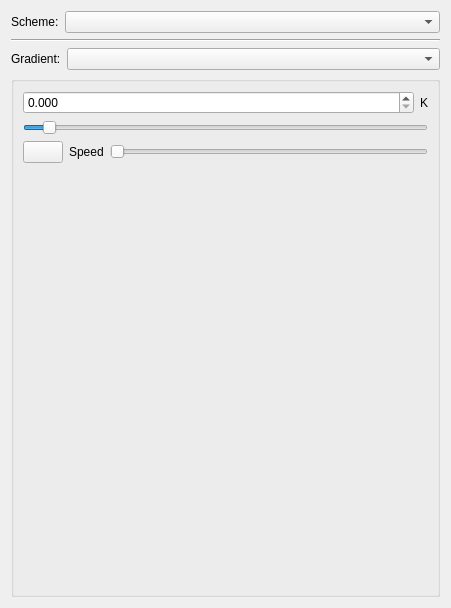
<?xml version="1.0" encoding="UTF-8"?>
<ui version="4.0">
 <class>gradientWidget</class>
 <widget class="QWidget" name="gradientWidget">
  <property name="geometry">
   <rect>
    <x>0</x>
    <y>0</y>
    <width>451</width>
    <height>608</height>
   </rect>
  </property>
  <layout class="QVBoxLayout" name="verticalLayout">
   <item>
    <layout class="QHBoxLayout" name="horizontalLayout_2">
     <property name="sizeConstraint">
      <enum>QLayout::SetDefaultConstraint</enum>
     </property>
     <item>
      <widget class="QLabel" name="label_2">
       <property name="text">
        <string>Scheme:</string>
       </property>
      </widget>
     </item>
     <item>
      <widget class="QComboBox" name="scheme_combo">
       <property name="sizePolicy">
        <sizepolicy hsizetype="Expanding" vsizetype="Fixed">
         <horstretch>0</horstretch>
         <verstretch>0</verstretch>
        </sizepolicy>
       </property>
      </widget>
     </item>
    </layout>
   </item>
   <item>
    <widget class="Line" name="line">
     <property name="orientation">
      <enum>Qt::Horizontal</enum>
     </property>
    </widget>
   </item>
   <item>
    <layout class="QHBoxLayout" name="horizontalLayout_3">
     <item>
      <widget class="QLabel" name="label_3">
       <property name="text">
        <string>Gradient:</string>
       </property>
      </widget>
     </item>
     <item>
      <widget class="QComboBox" name="gradient_combo">
       <property name="sizePolicy">
        <sizepolicy hsizetype="Expanding" vsizetype="Fixed">
         <horstretch>0</horstretch>
         <verstretch>0</verstretch>
        </sizepolicy>
       </property>
      </widget>
     </item>
    </layout>
   </item>
   <item>
    <widget class="QGroupBox" name="groupBox">
     <property name="sizePolicy">
      <sizepolicy hsizetype="Preferred" vsizetype="Minimum">
       <horstretch>0</horstretch>
       <verstretch>0</verstretch>
      </sizepolicy>
     </property>
     <property name="title">
      <string/>
     </property>
     <property name="checkable">
      <bool>false</bool>
     </property>
     <layout class="QVBoxLayout" name="verticalLayout_3">
      <item>
       <layout class="QHBoxLayout" name="horizontalLayout">
        <item>
         <widget class="QDoubleSpinBox" name="gradient_spinbox">
          <property name="decimals">
           <number>3</number>
          </property>
         </widget>
        </item>
        <item>
         <widget class="QLabel" name="lblUnit">
          <property name="sizePolicy">
           <sizepolicy hsizetype="Maximum" vsizetype="Preferred">
            <horstretch>0</horstretch>
            <verstretch>0</verstretch>
           </sizepolicy>
          </property>
          <property name="text">
           <string>K</string>
          </property>
         </widget>
        </item>
       </layout>
      </item>
      <item>
       <widget class="QSlider" name="gradient_slider">
        <property name="toolTip">
         <string>Slide to change current temperature</string>
        </property>
        <property name="minimum">
         <number>0</number>
        </property>
        <property name="maximum">
         <number>6000</number>
        </property>
        <property name="value">
         <number>295</number>
        </property>
        <property name="orientation">
         <enum>Qt::Horizontal</enum>
        </property>
        <property name="tickInterval">
         <number>500</number>
        </property>
       </widget>
      </item>
      <item>
       <layout class="QHBoxLayout" name="_2">
        <item>
         <widget class="QPushButton" name="Play">
          <property name="toolTip">
           <string>Click to Play / Pause the increase in temperature.</string>
          </property>
          <property name="text">
           <string/>
          </property>
         </widget>
        </item>
        <item>
         <widget class="QLabel" name="label">
          <property name="text">
           <string>Speed</string>
          </property>
         </widget>
        </item>
        <item>
         <widget class="QSlider" name="Speed">
          <property name="toolTip">
           <string>Slide to change the speed of increase in temperature.</string>
          </property>
          <property name="minimum">
           <number>5</number>
          </property>
          <property name="maximum">
           <number>25</number>
          </property>
          <property name="orientation">
           <enum>Qt::Horizontal</enum>
          </property>
         </widget>
        </item>
       </layout>
      </item>
      <item>
       <widget class="QLabel" name="text">
        <property name="sizePolicy">
         <sizepolicy hsizetype="Expanding" vsizetype="Expanding">
          <horstretch>0</horstretch>
          <verstretch>0</verstretch>
         </sizepolicy>
        </property>
        <property name="text">
         <string/>
        </property>
        <property name="textFormat">
         <enum>Qt::PlainText</enum>
        </property>
        <property name="alignment">
         <set>Qt::AlignTop</set>
        </property>
        <property name="wordWrap">
         <bool>true</bool>
        </property>
       </widget>
      </item>
     </layout>
    </widget>
   </item>
  </layout>
 </widget>
 <resources/>
 <connections/>
</ui>
